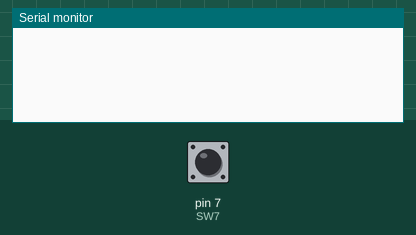
Recording of a program running on a simulated Arduino Uno, built with avr-gcc and run on an emulated ATmega328P. On the bench: the last lines printed to the serial monitor. The inputs (shaded band) are chosen by the test bench; at power-on: pin 7 (SW7) HIGH. Random numbers use the default seed unless the program sets one.

Above: at 2.8 s.
2.9 s: pin 7 (SW7) pulled LOW for 1.2 s
At 5.1 s:
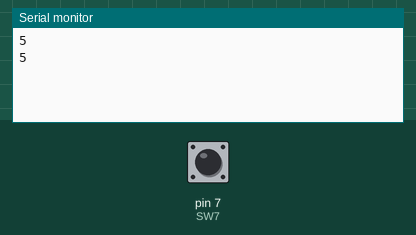
5.6 s: pin 7 (SW7) pulled LOW for 3.2 s
At 9.3 s:
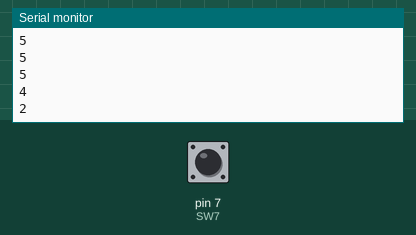
10.3 s: pin 7 (SW7) pulled LOW for 1.2 s
At 11.6 s:
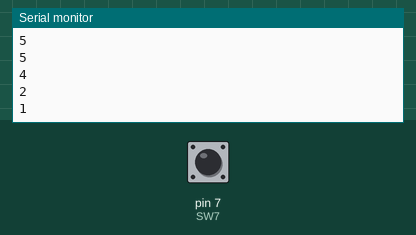
Timing chart, 0 to 13.3 s (numbered marks = the images above; inputs shaded):
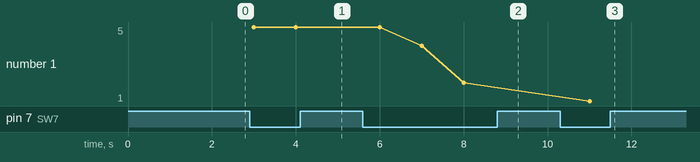

The program:

main.cpp
```cpp
#include <Arduino.h>
#define ADC0 A0
#define SW7 7
int wartoscLosowa = 0;

void setup() {
  pinMode(SW7, INPUT_PULLUP);
  Serial.begin(9600);
  randomSeed(analogRead(ADC0));
}

void loop() {
  if(digitalRead(SW7) == LOW) {
    wartoscLosowa = random(1, 6);
    Serial.println(wartoscLosowa);
  }
  delay(1000);
}

/*
//poprzedni program
#include <Arduino.h>
#define ADC0 A0
int wartoscLosowa = 0;

void setup() {
  Serial.begin(9600);
  randomSeed(analogRead(ADC0));
}

void loop() {
  wartoscLosowa = random(300);
  Serial.println(wartoscLosowa);
  delay(1000);
}
*/
```

Measured:
- after the input at 2.9 s, the serial monitor: prints a new line after 0.10 s (image 1)
- after the input at 5.6 s, the serial monitor: prints a new line after 1.4 s (image 2)
- after the input at 10.3 s, the serial monitor: prints a new line after 0.70 s (image 3)
- plotted number 1: 5 → 2 after the input at 5.6 s, 2 → 1 after the input at 10.3 s
